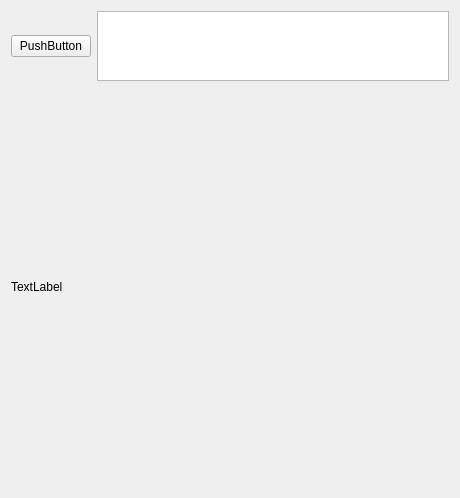
<?xml version="1.0" encoding="UTF-8"?>
<ui version="4.0">
 <class>MainWindow</class>
 <widget class="QMainWindow" name="MainWindow">
  <property name="geometry">
   <rect>
    <x>0</x>
    <y>0</y>
    <width>460</width>
    <height>491</height>
   </rect>
  </property>
  <property name="windowTitle">
   <string>MainWindow</string>
  </property>
  <widget class="QWidget" name="centralWidget">
   <layout class="QGridLayout" name="gridLayout">
    <item row="0" column="0">
     <widget class="QPushButton" name="pushButton">
      <property name="text">
       <string>PushButton</string>
      </property>
     </widget>
    </item>
    <item row="0" column="1">
     <widget class="QTextEdit" name="text"/>
    </item>
    <item row="1" column="0" colspan="2">
     <widget class="QLabel" name="label">
      <property name="minimumSize">
       <size>
        <width>400</width>
        <height>400</height>
       </size>
      </property>
      <property name="text">
       <string>TextLabel</string>
      </property>
     </widget>
    </item>
   </layout>
   <zorder>pushButton</zorder>
   <zorder>label</zorder>
   <zorder>text</zorder>
  </widget>
 </widget>
 <layoutdefault spacing="6" margin="11"/>
 <resources/>
 <connections/>
</ui>
